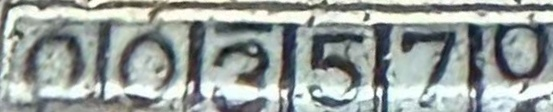
#> input picture atrain_script/images/crop3.jpg, 553 x 112 px; its folder holds only this picture in this run
$ python -i utility.py   (imports and definitions only)
#> lines starting #> are read from the running program, lines starting #| are printed output that depends on the picture; after the words box and inside, x2 and y2 are one past the last pixel; in counts of white or black regions, pixels touching at a corner belong together
#> further down, picture is the input picture: shape (112, 553, 3); mean B, G, R 154.7, 157.6, 150.4
# Copyright (c) 2020 PaddlePaddle Authors. All Rights Reserved.
#
# Licensed under the Apache License, Version 2.0 (the "License");
# you may not use this file except in compliance with the License.
# You may obtain a copy of the License at
#
#     http://www.apache.org/licenses/LICENSE-2.0
#
# Unless required by applicable law or agreed to in writing, software
# distributed under the License is distributed on an "AS IS" BASIS,
# WITHOUT WARRANTIES OR CONDITIONS OF ANY KIND, either express or implied.
# See the License for the specific language governing permissions and
# limitations under the License.

import logging
import os
import cv2
import random
import numpy as np
import paddle
import importlib.util
import sys
import subprocess


# [34 lines left out: functions print_dict, get_check_global_params, not called in this run]


def _check_image_file(path):
    img_end = {"jpg", "bmp", "png", "jpeg", "rgb", "tif", "tiff", "gif", "pdf"}
    return any([path.lower().endswith(e) for e in img_end])


# [28 lines left out: function get_image_file_list, not called in this run]


def binarize_img(img):
    if len(img.shape) == 3 and img.shape[2] == 3:
        gray = cv2.cvtColor(img, cv2.COLOR_BGR2GRAY)  # conversion to grayscale image
        # use cv2 threshold binarization
        _, gray = cv2.threshold(gray, 0, 255, cv2.THRESH_BINARY + cv2.THRESH_OTSU)
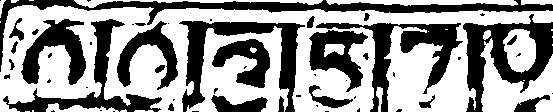
#> gray: shape (112, 553); 58.5% white; 55 black regions (29 under 20 px), largest, box (x1, y1, x2, y2) and area: (0, 0, 553, 72) 4144, (463, 14, 553, 112) 3554, (179, 21, 305, 112) 3310
        img = cv2.cvtColor(gray, cv2.COLOR_GRAY2BGR)
    return img


# [94 lines left out: functions alpha_to_color, check_and_read, load_vqa_bio_label_maps, set_seed, check_install, not called in this run]


class AverageMeter:
    def __init__(self):
        self.reset()

    # [13 lines left out: functions reset, update, not called in this run]

>>> import cv2
>>> picture = cv2.imread('../../atrain_script/images/crop3.jpg')
>>> result = binarize_img(picture)
